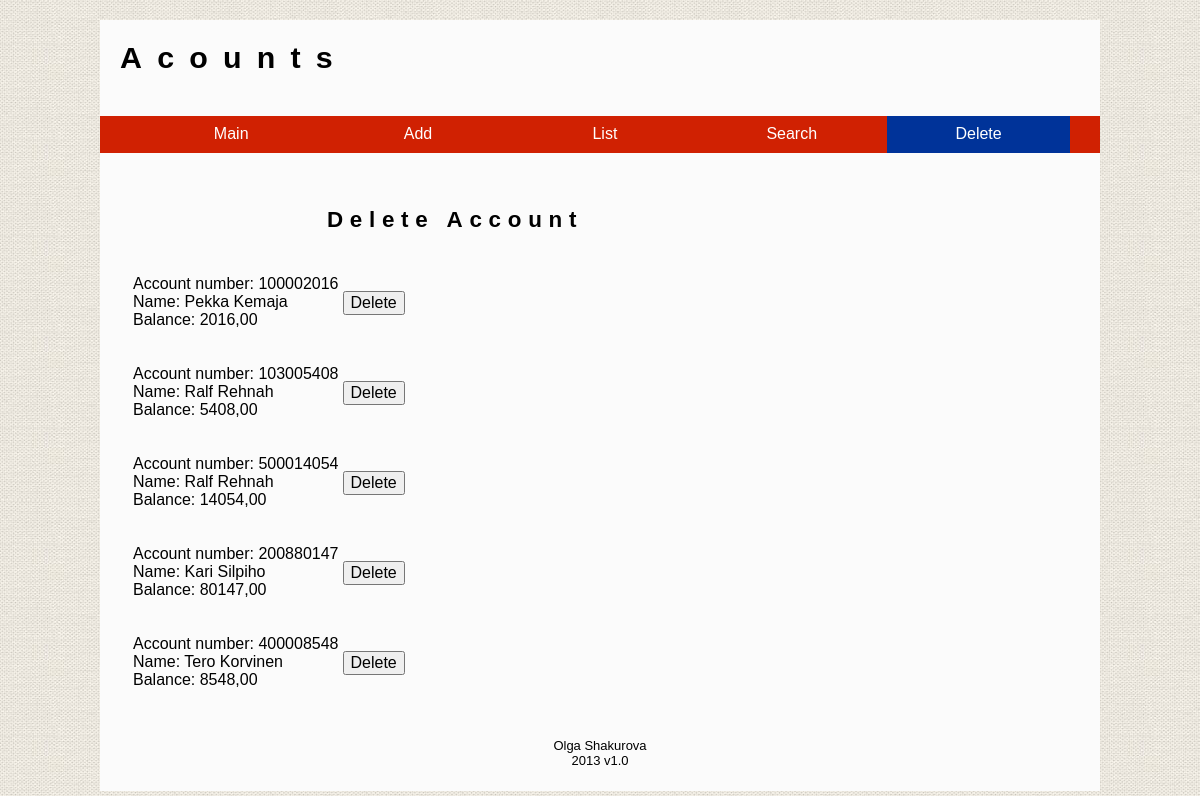
Screenshot of /poista.php with the database file from the repository.
### tables this page shows
CREATE TABLE IF NOT EXISTS `account` (
  `id` int(10) unsigned NOT NULL AUTO_INCREMENT,
  `customerNumber` int(10) unsigned NOT NULL,
  `name` varchar(80) NOT NULL,
  `ssn` varchar(11) NOT NULL,
  `gender` enum('male','female') NOT NULL,
  `accountNumber` int(11) NOT NULL,
  `balance` decimal(10,0) NOT NULL,
  `accountType` enum('1','3','5') NOT NULL,
  `additionalInfo` varchar(500) NOT NULL,
  PRIMARY KEY (`id`),
  UNIQUE KEY `accountNumber` (`accountNumber`)
);

### accountPDO.php (called while the page is built, shortened)
<?php
require_once "account.php";
class accountPDO
{
	private $db;
	function __construct($dsn = "mysql:host=localhost;dbname=a1103474", $user="root", $password="salainen")
	{
		$this->db = new PDO($dsn, $user, $password);
  		$this->db->setAttribute(PDO::ATTR_ERRMODE, PDO::ERRMODE_WARNING);
    }
    public function allAccounts()
    {
        $sql = "SELECT id, customerNumber, name, ssn, gender, accountNumber, balance, accountType, additionalInfo FROM account" ;
        if (! $stmt = $this->db->prepare($sql))
			throw new PDOException("prepare", 2);
        if (!$stmt->execute())
      		throw new PDOException("execute", 3);
        $tulos = array();
        while ($row = $stmt->fetchObject()) {
        	$account = new Account();
        	$account->setId($row->id);
        	$account->setCustomerNumber($row->customerNumber);
        	$account->setName(utf8_encode($row->name));
        	$account->setSsn($row->ssn);
        	$account->setGender($row->gender);
        	$account->setAccountNumber($row->accountNumber);
        	$account->setBalance($row->balance);
        	$account->setType($row->accountType);
        	$account->setInfo(utf8_encode($row->additionalInfo));
        	$tulos[] = $account;
        }
		return $tulos;
    }
}
?>

### account.php (called while the page is built, shortened)
<?php
class Account
{
  private $name;
  private $accountNumber;
  private $balance;
  function __construct($uusiCustomerNo = "", $uusiName = "", $uusiSsn = "", $uusiGender = "",
  $uusiAccountNumber = "", $uusiBalance= "", $uusiType= "", $uusiInfo= "", $uusiId=0) {
     $this->accountNumber = trim($uusiAccountNumber);
  }
  public function setName($uusiName) {
  	$Name = trim($uusiName);
  	$Name = preg_replace('/ +/', ' ', $Name);
  	$Name = mb_convert_case($Name, MB_CASE_LOWER, "UTF-8");
  	$Name = mb_convert_case($Name ,MB_CASE_TITLE, "UTF-8");
  	$this->name = $Name;
  }
  public function getName() {
  	return $this->name;
  }
 public function setSsn($uusiSsn) {
 	$Ssn = trim($uusiSsn);
  }
  public function setAccountNumber($uusiAccountNo) {
     $this->accountNumber = trim($uusiAccountNo);
  }
  public function getAccountNumber() {
     return $this->accountNumber;
  }
  public function setBalance($uusiBalance) {
  	$Digits = trim($uusiBalance);
  	if(!$Digits == "")	{
  	$Digits = str_replace('.', ',', $Digits);
  	$Digits = explode(",", $Digits);
  	if(sizeof($Digits) == 1)
  		$Digits[1] = "00";
  	$Digits= implode(",", $Digits);
  	}
  	$this->balance = $Digits;
  }
  public function getBalance() {
  	return $this->balance;
  }
 public function setInfo($uusiInfo) {
  	$Info = trim($uusiInfo);
  	$Info = strtoupper($Info);
  }
}
?>

### poista.php (the view, shortened to what this page needs)
<!DOCTYPE html>
<html lang="en">
<head>
<link rel="stylesheet" href="styles/styles.css" type="text/css">
</head>
<body>
	<div id="container">
		<header>
			<h1>Acounts</h1>
		</header>
		<section>
			<nav>
				<div class="nav1">
					<ul>
						<li><a href="index.php">Main</a></li>
						<li><a href="uusi.php">Add</a></li>
						<li><a href="listaa.php">List</a></li>
						<li><a href="haku.php">Search</a></li>
						<li id="active"><a href="poista.php">Delete</a></li>
					</ul>
				</div>
			</nav>
			<div class="content">
				<h1>Delete Account</h1>
				<table>
					<tr>
						<td class="right"><?php
						try
						{
							require_once "accountPDO.php";
							$kantakasittely = new accountPDO();
							if (isset($_POST["poista"])) {
								$id=$_POST["id"];
								print("<p>Account sucessfully deleted.</p>");
								$kantakasittely->deleteAccount($id);
								$rivit = $kantakasittely->allAccounts();
								foreach ($rivit as $account) {
									$idToDelete = $account->getId();
									print("<tr><td>");
									print("<tr><td>");
									print("<p>Account number: " . $account->getAccountNumber());
									print("<br>Name: " . $account->getName());
									print("<br>Balance: " . $account->getBalance());
									print("</td><td>");
									print("<form method='post' action='' id='form'>");
									print("<input type='hidden' name='id' value='" . $idToDelete . "'>");
									print("<br><input type='submit' name='poista' value='Delete'></p>\n");
									print("</form></tr>");
								}
							}
							else{
								$rivit = $kantakasittely->allAccounts();
								foreach ($rivit as $account) {
									print("<tr><td>");
									print("<p>Account number: " . $account->getAccountNumber());
									print("<br>Name: " . $account->getName());
									print("<br>Balance: " . $account->getBalance());
									print("</td><td>");
									print("<form method='post' action='' id='form'>");
									print("<br><input type='submit' name='poista' value='Delete'></p>\n");
									print("</form></tr>");
								}
							}
						} catch (Exception $error) {
							print($error->getMessage());
							exit;
						}
						?></td>
					</tr>
				</table>
			</div>
		</section>
		<footer>
			<p>
				Olga Shakurova<br> 2013 v1.0
			</p>
		</footer>
	</div>
</body>
</html>

### styles/styles.css (style rules this page uses)
footer, header, menu, nav, section { display: block; }
* { box-sizing:border-box; -moz-box-sizing:border-box; }
body { font-family: verdana, arial, sans-serif; background-image:url('../images/papar_texture_thumb04.jpg'); background-repeat:repeat; }
input, textarea, select { font-family: verdana, arial, sans-serif; font-size:inherit; }
header h1 { font-size: 1.9em; text-align:left; padding: 2% 2% 2% 2%; letter-spacing:0.5em; }
#container { max-width: 62.5em; margin-left: auto; margin-right: auto; background-color:#FBFBFB }
h3, h1 { text-align:center; }
h1 { font-size:1.4em; letter-spacing:0.3em; }
.nav1 { width:100%; background-color:#D02102; }
.nav1 ul { list-style: none; }
.nav1 li { display:inline-block; width:19%; text-align:center; padding: 1% 1% 1% 1%; color:#FFF; }
.nav1 a { display:block; text-decoration:none; color:#FFF; }
#active { background-color:#003399; color:#FFF; }
a { color:#003399; }
.content { float: left; width: 67%; padding: 2% 2% 3% 0%; margin-left:3%; }
footer { clear: both; text-align:center; font-size:small; padding-bottom: 1%; }

### rows the page displays
account: accountNumber "100002016", name "Pekka Kemaja", Balance "2016,00"
account: accountNumber "103005408", name "Ralf Rehnah", Balance "5408,00"
account: accountNumber "500014054", name "Ralf Rehnah", Balance "14054,00"
account: accountNumber "200880147", name "Kari Silpiho", Balance "80147,00"
account: accountNumber "400008548", name "Tero Korvinen", Balance "8548,00"
